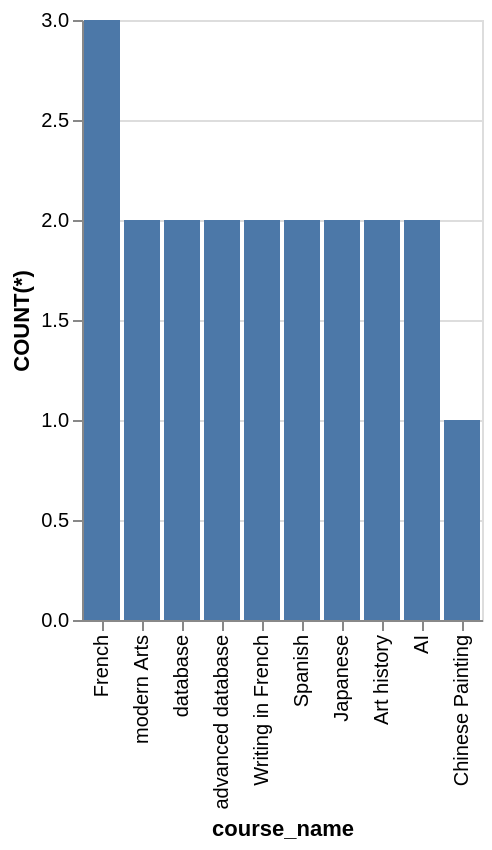

Write a Vega-Lite specification for this figure.
### Vega-Lite specification from a JSON file in a GitHub repository (floating-point values rounded to 4 significant figures)
{"data": {"values": [{"x_data": "French", "y_data": 3}, {"x_data": "modern Arts", "y_data": 2}, {"x_data": "database", "y_data": 2}, {"x_data": "advanced database", "y_data": 2}, {"x_data": "Writing in French", "y_data": 2}, {"x_data": "Spanish", "y_data": 2}, {"x_data": "Japanese", "y_data": 2}, {"x_data": "Art history", "y_data": 2}, {"x_data": "AI", "y_data": 2}, {"x_data": "Chinese Painting", "y_data": 1}]}, "mark": "bar", "encoding": {"x": {"field": "x_data", "type": "nominal", "title": "course_name", "sort": {"op": "sum", "field": "y_data", "order": "descending"}}, "y": {"field": "y_data", "type": "quantitative", "title": "COUNT(*)"}}}
